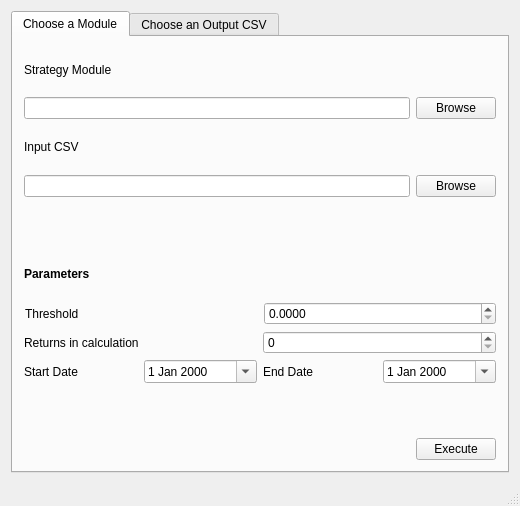
<?xml version="1.0" encoding="UTF-8"?>
<ui version="4.0">
 <class>MainWindow</class>
 <widget class="QMainWindow" name="MainWindow">
  <property name="geometry">
   <rect>
    <x>0</x>
    <y>0</y>
    <width>520</width>
    <height>506</height>
   </rect>
  </property>
  <property name="sizePolicy">
   <sizepolicy hsizetype="Preferred" vsizetype="Preferred">
    <horstretch>80</horstretch>
    <verstretch>0</verstretch>
   </sizepolicy>
  </property>
  <property name="windowTitle">
   <string>MainWindow</string>
  </property>
  <widget class="QWidget" name="centralWidget">
   <property name="enabled">
    <bool>true</bool>
   </property>
   <property name="sizePolicy">
    <sizepolicy hsizetype="Preferred" vsizetype="Preferred">
     <horstretch>0</horstretch>
     <verstretch>0</verstretch>
    </sizepolicy>
   </property>
   <property name="minimumSize">
    <size>
     <width>520</width>
     <height>450</height>
    </size>
   </property>
   <layout class="QVBoxLayout" name="verticalLayout_2">
    <item>
     <widget class="QTabWidget" name="analysis_prep">
      <property name="currentIndex">
       <number>0</number>
      </property>
      <widget class="QWidget" name="widget">
       <attribute name="title">
        <string>Choose a Module</string>
       </attribute>
       <layout class="QVBoxLayout" name="verticalLayout_3">
        <item>
         <layout class="QVBoxLayout" name="programLayout">
          <item>
           <widget class="QLabel" name="strategy_module_label">
            <property name="text">
             <string>Strategy Module</string>
            </property>
           </widget>
          </item>
          <item>
           <layout class="QHBoxLayout" name="strategyModuleLayout">
            <item>
             <widget class="QLineEdit" name="strategy_module_location"/>
            </item>
            <item>
             <widget class="QPushButton" name="browseModule">
              <property name="enabled">
               <bool>true</bool>
              </property>
              <property name="text">
               <string>Browse</string>
              </property>
             </widget>
            </item>
           </layout>
          </item>
          <item>
           <widget class="QLabel" name="input_csv_label">
            <property name="text">
             <string>Input CSV</string>
            </property>
           </widget>
          </item>
          <item>
           <layout class="QHBoxLayout" name="inputCSVLayout">
            <item>
             <widget class="QLineEdit" name="input_csv_location"/>
            </item>
            <item>
             <widget class="QPushButton" name="browseCSV">
              <property name="text">
               <string>Browse</string>
              </property>
             </widget>
            </item>
           </layout>
          </item>
          <item>
           <widget class="QLabel" name="inputcsv_valid">
            <property name="font">
             <font>
              <weight>75</weight>
              <bold>true</bold>
             </font>
            </property>
            <property name="styleSheet">
             <string notr="true">color:red;</string>
            </property>
            <property name="text">
             <string/>
            </property>
           </widget>
          </item>
          <item>
           <widget class="QLabel" name="parameters_label">
            <property name="font">
             <font>
              <weight>75</weight>
              <bold>true</bold>
             </font>
            </property>
            <property name="text">
             <string>Parameters</string>
            </property>
           </widget>
          </item>
          <item>
           <layout class="QGridLayout" name="_2">
            <property name="leftMargin">
             <number>1</number>
            </property>
            <item row="0" column="1">
             <widget class="QLabel" name="threshold_label">
              <property name="text">
               <string>Threshold</string>
              </property>
             </widget>
            </item>
            <item row="0" column="2">
             <widget class="QDoubleSpinBox" name="threshold">
              <property name="decimals">
               <number>4</number>
              </property>
             </widget>
            </item>
           </layout>
          </item>
          <item>
           <layout class="QHBoxLayout" name="returnInCalculationLayout">
            <item>
             <widget class="QLabel" name="returnsInCalculation_label">
              <property name="text">
               <string>Returns in calculation</string>
              </property>
             </widget>
            </item>
            <item>
             <widget class="QSpinBox" name="returnsInCalculation"/>
            </item>
           </layout>
          </item>
          <item>
           <layout class="QHBoxLayout" name="dateLayout">
            <item>
             <widget class="QLabel" name="start_date_label">
              <property name="text">
               <string>Start Date</string>
              </property>
             </widget>
            </item>
            <item>
             <widget class="QDateEdit" name="start_date">
              <property name="calendarPopup">
               <bool>true</bool>
              </property>
             </widget>
            </item>
            <item>
             <widget class="QLabel" name="end_date_label">
              <property name="text">
               <string>End Date</string>
              </property>
             </widget>
            </item>
            <item>
             <widget class="QDateEdit" name="end_date">
              <property name="calendarPopup">
               <bool>true</bool>
              </property>
             </widget>
            </item>
           </layout>
          </item>
          <item>
           <widget class="QLabel" name="date_valid">
            <property name="styleSheet">
             <string notr="true">color:red;</string>
            </property>
            <property name="text">
             <string/>
            </property>
           </widget>
          </item>
          <item>
           <layout class="QGridLayout" name="executeLayout">
            <property name="spacing">
             <number>5</number>
            </property>
            <item row="0" column="0" alignment="Qt::AlignLeft">
             <widget class="QLabel" name="execution_status">
              <property name="sizePolicy">
               <sizepolicy hsizetype="Preferred" vsizetype="Preferred">
                <horstretch>80</horstretch>
                <verstretch>0</verstretch>
               </sizepolicy>
              </property>
              <property name="text">
               <string/>
              </property>
             </widget>
            </item>
            <item row="0" column="1">
             <widget class="QPushButton" name="execute_button">
              <property name="text">
               <string>Execute</string>
              </property>
             </widget>
            </item>
           </layout>
          </item>
         </layout>
        </item>
       </layout>
      </widget>
      <widget class="QWidget" name="tab_2">
       <property name="accessibleName">
        <string/>
       </property>
       <property name="autoFillBackground">
        <bool>false</bool>
       </property>
       <attribute name="title">
        <string>Choose an Output CSV</string>
       </attribute>
       <layout class="QVBoxLayout" name="verticalLayout">
        <item>
         <layout class="QHBoxLayout" name="strategyModuleLayout_2">
          <item>
           <widget class="QLabel" name="outputcsv_label">
            <property name="text">
             <string>Output CSV File</string>
            </property>
           </widget>
          </item>
          <item>
           <widget class="QLineEdit" name="output_csv_location"/>
          </item>
          <item>
           <widget class="QPushButton" name="browse_outputcsv">
            <property name="enabled">
             <bool>true</bool>
            </property>
            <property name="text">
             <string>Browse</string>
            </property>
           </widget>
          </item>
         </layout>
        </item>
        <item>
         <layout class="QHBoxLayout" name="horizontalLayout">
          <property name="sizeConstraint">
           <enum>QLayout::SetMinimumSize</enum>
          </property>
          <item>
           <widget class="QLabel" name="output_csv_valid">
            <property name="autoFillBackground">
             <bool>false</bool>
            </property>
            <property name="styleSheet">
             <string notr="true">color: rgb(255, 0, 0);</string>
            </property>
            <property name="text">
             <string/>
            </property>
           </widget>
          </item>
         </layout>
        </item>
        <item>
         <widget class="QPushButton" name="analyse_button">
          <property name="text">
           <string>Analyse</string>
          </property>
         </widget>
        </item>
       </layout>
      </widget>
     </widget>
    </item>
   </layout>
  </widget>
  <widget class="QStatusBar" name="statusBar">
   <property name="enabled">
    <bool>true</bool>
   </property>
  </widget>
 </widget>
 <layoutdefault spacing="6" margin="11"/>
 <resources/>
 <connections/>
</ui>
